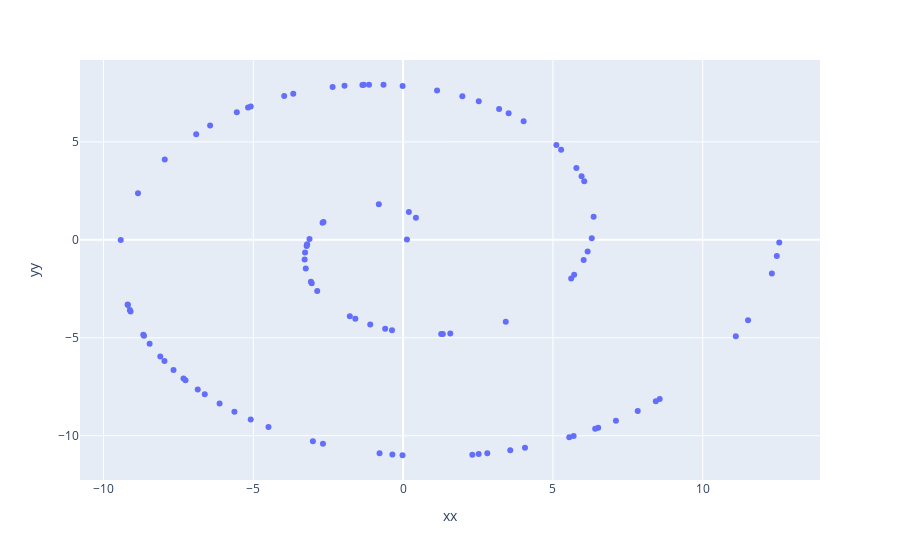

The code cell stored with this chart in its notebook:
### Code cell
px.scatter(df, x='xx', y='yy')
